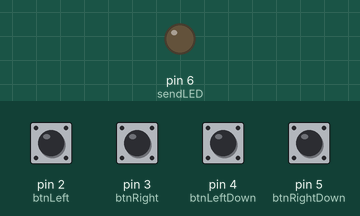
This sketch was run on a simulated Arduino Uno, built with avr-gcc and run on an emulated ATmega328P. Shown: output pins drawn as LEDs (lit = HIGH). Inputs (shaded band) come from the test bench; at power-on: pin 2 (btnLeft), pin 3 (btnRight), pin 4 (btnLeftDown), pin 5 (btnRightDown) HIGH. No radio packets arrive unless stated.

Above: at 1.2 s.
1.3 s: pin 2 (btnLeft) pulled LOW for 0.15 s
At 1.42 s:
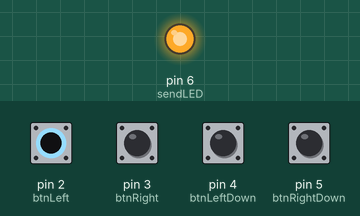
3.0 s: pin 3 (btnRight) pulled LOW for 0.15 s
At 4.6 s:
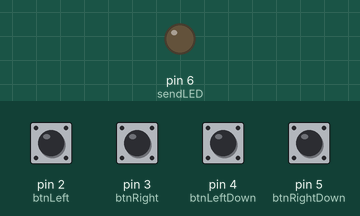
Timing chart, 0 to 6.1 s (numbered marks = the images above; inputs shaded):
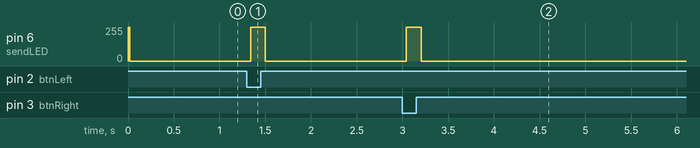

The sketch:

Transmitter.ino
```cpp
// Transmitter

#include <SPI.h>
#include <nRF24L01.h>
#include <RF24.h>

const uint64_t my_radio_pipe = 0xE8E8F0F0E1LL;
RF24 radio(9, 10);

// Should not exceed 32 bytes
struct Data_to_be_sent {
  byte ch1;
};

volatile Data_to_be_sent sent_data;
volatile int offSignalSend = 0;

#define btnLeft 2
#define btnRight 3
#define btnLeftDown 4
#define btnRightDown 5

#define sendLED 6

void setup() {
  pinMode(btnLeft, INPUT_PULLUP);
  pinMode(btnRight, INPUT_PULLUP);
  pinMode(btnLeftDown, INPUT_PULLUP);
  pinMode(btnRightDown, INPUT_PULLUP);

  pinMode(sendLED, OUTPUT);
  //Serial.begin(9600);

  radio.begin();
  radio.setAutoAck(false);
  radio.setDataRate(RF24_250KBPS);
  radio.openWritingPipe(my_radio_pipe);
  sent_data.ch1 = 0;
}

void loop() {

   int valLeft = digitalRead(btnLeft);
   int valRight = digitalRead(btnRight);
   int valLeftDown = digitalRead(btnLeftDown);
   int valRightDown = digitalRead(btnRightDown);

   digitalWrite(sendLED, LOW);

   if (valLeft == LOW && valRight == HIGH) {
    // Left forward
    offSignalSend = 0;
    sent_data.ch1 = 1;
    digitalWrite(sendLED, HIGH);
    radio.write(&sent_data, sizeof(Data_to_be_sent));
  } else if (valRight == LOW && valLeft == HIGH) {
    // Right forward
    offSignalSend = 0;
    sent_data.ch1 = 2;
    digitalWrite(sendLED, HIGH);
    radio.write(&sent_data, sizeof(Data_to_be_sent));
  } else if (valRight == LOW && valLeft == LOW) {
    // Both forward
    offSignalSend = 0;
    sent_data.ch1 = 3;
    digitalWrite(sendLED, HIGH);
    radio.write(&sent_data, sizeof(Data_to_be_sent));
  } else if (valRightDown == LOW && valLeftDown == HIGH) {
    // Left backwards
    offSignalSend = 0;
    sent_data.ch1 = 4;
    digitalWrite(sendLED, HIGH);
    radio.write(&sent_data, sizeof(Data_to_be_sent));
  } else if (valRightDown == HIGH && valLeftDown == LOW) {
    // Right backwards
    offSignalSend = 0;
    sent_data.ch1 = 5;
    digitalWrite(sendLED, HIGH);
    radio.write(&sent_data, sizeof(Data_to_be_sent));
  } else if (valRightDown == LOW && valLeftDown == LOW) {
    // Both backwards
    offSignalSend = 0;
    sent_data.ch1 = 6;
    digitalWrite(sendLED, HIGH);
    radio.write(&sent_data, sizeof(Data_to_be_sent));
   } else {
      if (offSignalSend == 0) {
        for (int i=0; i<10; i++) {
          sent_data.ch1 = 0;
          digitalWrite(sendLED, HIGH);
          radio.write(&sent_data, sizeof(Data_to_be_sent));
          offSignalSend = 1;
        }
      }
   }

   //delay(20);
}
```

Measured:
- after the input at 1.3 s, pin 6 (sendLED): 0/255 → 254/255 at once, → 0/255 0.16 s later
- after the input at 3.0 s, pin 6 (sendLED): 0/255 → 254/255 at once, → 0/255 0.16 s later
